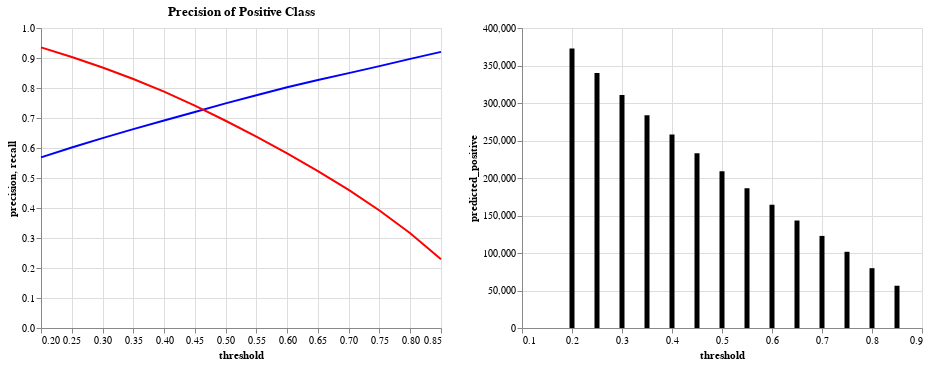

Notebook code for this chart:
### Code cell
c1 = alt.Chart(res, title = "Precision of Positive Class").mark_line(color = 'blue',).encode(
x = 'threshold:Q',
    y = alt.Y('precision:Q')
)

c2 = alt.Chart(res).mark_line(color = 'red').encode(
x = 'threshold',
    y = alt.Y('recall')
)

c3 = alt.Chart(res).mark_bar(color = 'black').encode(
x = 'threshold',
    y = alt.Y('predicted_positive:Q')
)
(c1+c2) | c3

### Figure 1 — Vega-Lite specification as saved in the notebook (floating-point values rounded to 4 significant figures)
{"config": {"view": {"continuousWidth": 400, "continuousHeight": 300}}, "hconcat": [{"layer": [{"mark": {"type": "line", "color": "blue"}, "encoding": {"x": {"field": "threshold", "type": "quantitative"}, "y": {"field": "precision", "type": "quantitative"}}, "title": "Precision of Positive Class"}, {"mark": {"type": "line", "color": "red"}, "encoding": {"x": {"field": "threshold", "type": "quantitative"}, "y": {"field": "recall", "type": "quantitative"}}}]}, {"mark": {"type": "bar", "color": "black"}, "encoding": {"x": {"field": "threshold", "type": "quantitative"}, "y": {"field": "predicted_positive", "type": "quantitative"}}}], "data": {"name": "data-ef3f340ef1cf1384e00e2522a682572b"}, "$schema": "https://vega.github.io/schema/vega-lite/v4.17.0.json", "datasets": {"data-ef3f340ef1cf1384e00e2522a682572b": [{"threshold": 0.2, "predicted_positive": 372500.0, "precision": 0.5686, "recall": 0.9354}, {"threshold": 0.25, "predicted_positive": 340100.0, "precision": 0.6017, "recall": 0.9035}, {"threshold": 0.3, "predicted_positive": 310600.0, "precision": 0.633, "recall": 0.8681}, {"threshold": 0.35, "predicted_positive": 283600.0, "precision": 0.6628, "recall": 0.8299}, {"threshold": 0.4, "predicted_positive": 257900.0, "precision": 0.6919, "recall": 0.7878}, {"threshold": 0.45, "predicted_positive": 233000.0, "precision": 0.7203, "recall": 0.7411}, {"threshold": 0.5, "predicted_positive": 209000.0, "precision": 0.7488, "recall": 0.6909}, {"threshold": 0.55, "predicted_positive": 186300.0, "precision": 0.7757, "recall": 0.638}, {"threshold": 0.6, "predicted_positive": 164300.0, "precision": 0.8023, "recall": 0.5822}, {"threshold": 0.65, "predicted_positive": 143300.0, "precision": 0.8266, "recall": 0.5231}, {"threshold": 0.7, "predicted_positive": 122800.0, "precision": 0.8496, "recall": 0.4606}, {"threshold": 0.75, "predicted_positive": 101600.0, "precision": 0.8729, "recall": 0.3916}, {"threshold": 0.8, "predicted_positive": 79760.0, "precision": 0.897, "recall": 0.3159}, {"threshold": 0.85, "predicted_positive": 56370.0, "precision": 0.9204, "recall": 0.2291}]}}
